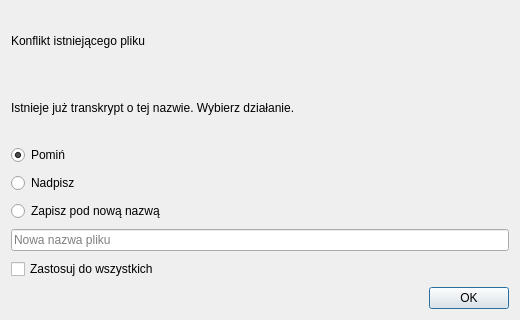
<?xml version="1.0" encoding="UTF-8"?>
<ui version="4.0">
 <class>ConflictDialog</class>
 <widget class="QDialog" name="ConflictDialog">
  <property name="geometry"><rect><x>0</x><y>0</y><width>520</width><height>320</height></rect></property>
  <property name="windowTitle"><string>PySkryptor</string></property>
  <layout class="QVBoxLayout" name="verticalLayout">
   <property name="spacing"><number>8</number></property>
   <item><widget class="QLabel" name="titleLabel"><property name="text"><string>Konflikt istniejącego pliku</string></property><property name="wordWrap"><bool>true</bool></property></widget></item>
   <item><widget class="QLabel" name="messageLabel"><property name="text"><string>Istnieje już transkrypt o tej nazwie. Wybierz działanie.</string></property><property name="wordWrap"><bool>true</bool></property></widget></item>
   <item><widget class="QRadioButton" name="rb_skip"><property name="text"><string>Pomiń</string></property><property name="checked"><bool>true</bool></property></widget></item>
   <item><widget class="QRadioButton" name="rb_over"><property name="text"><string>Nadpisz</string></property></widget></item>
   <item><widget class="QRadioButton" name="rb_new"><property name="text"><string>Zapisz pod nową nazwą</string></property></widget></item>
   <item><widget class="QLineEdit" name="name_edit"><property name="placeholderText"><string>Nowa nazwa pliku</string></property></widget></item>
   <item><widget class="QCheckBox" name="cb_all"><property name="text"><string>Zastosuj do wszystkich</string></property></widget></item>
   <item><widget class="QDialogButtonBox" name="buttonBox"><property name="standardButtons"><set>QDialogButtonBox::Ok</set></property></widget></item>
  </layout>
 </widget>
 <resources/>
 <connections/>
</ui>
